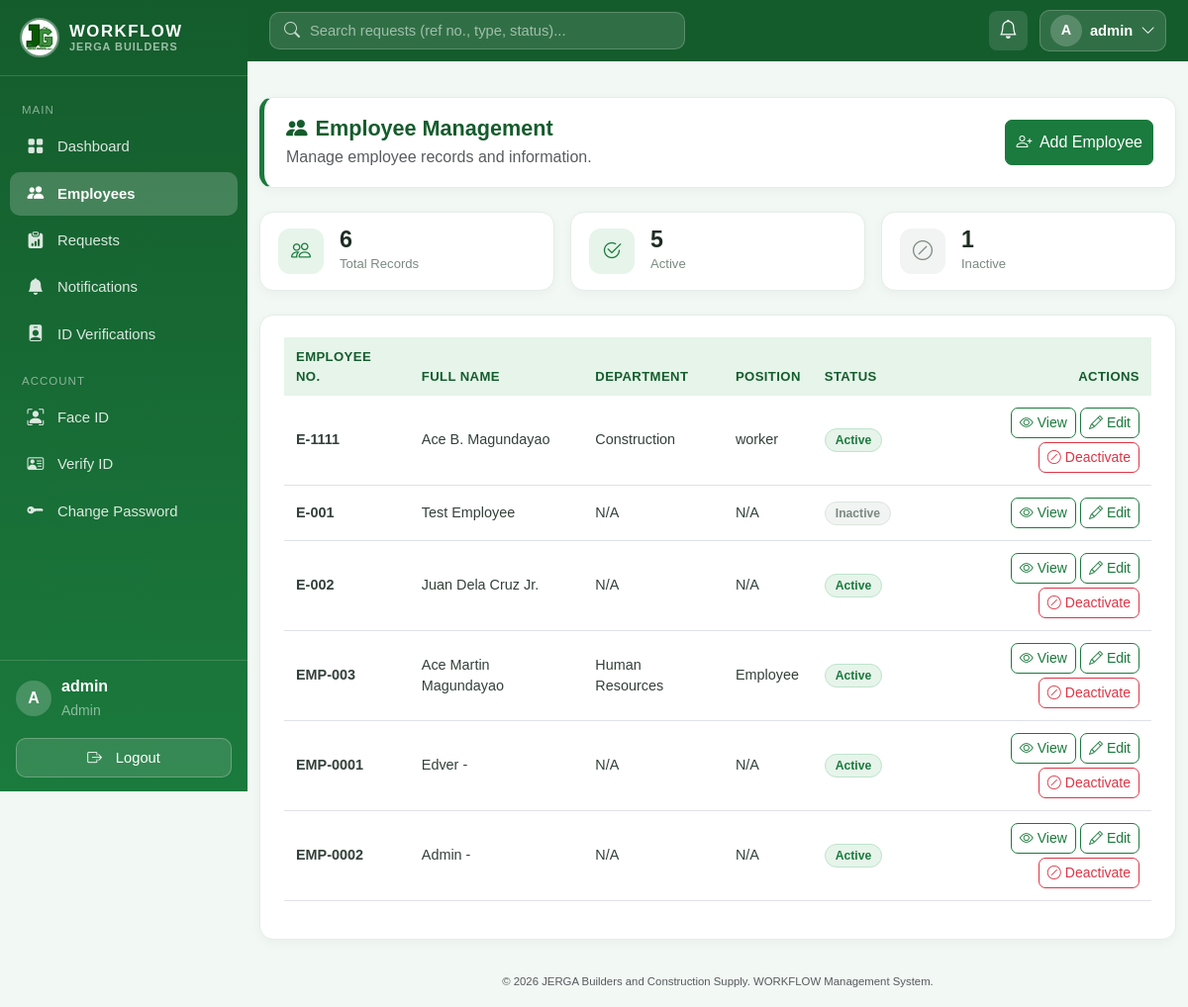
The page /employees/ (signed in) on the database its author committed.
### models/user.py (models this page shows, shortened)
class User(UserMixin, db.Model):
    __tablename__ = "users"
    id = db.Column(db.Integer, primary_key=True)
    username = db.Column(db.String(80), unique=True, nullable=False)
    email = db.Column(db.String(120), unique=True, nullable=False)
    password_hash = db.Column(db.String(255), nullable=False)
    role = db.Column(db.String(20), nullable=False, default="employee")  # "admin" | "hr" | "employee"
    is_active = db.Column(db.Boolean, default=True, nullable=False)
    created_at = db.Column(db.DateTime, default=db.func.now())
    employee_id = db.Column(db.Integer, db.ForeignKey("employees.id"), unique=True, nullable=True)
    employee = db.relationship("Employee", back_populates="user")
    submitted_requests = db.relationship(
        "EmployeeRequest", foreign_keys="EmployeeRequest.submitted_by_id", back_populates="submitted_by"
    )
    reviewed_requests = db.relationship(
        "EmployeeRequest", foreign_keys="EmployeeRequest.reviewed_by_id", back_populates="reviewed_by"
    )
    notifications = db.relationship(
        "Notification", back_populates="user", lazy=True, cascade="all, delete-orphan"
    )
    face_encoding = db.Column(db.Text, nullable=True)
    face_enrolled_at = db.Column(db.DateTime, nullable=True)
    face_photo = db.Column(db.String(255), nullable=True)
    reset_code = db.Column(db.String(6), nullable=True)
    reset_code_expires = db.Column(db.DateTime, nullable=True)
    id_document = db.Column(db.String(255), nullable=True)          # uploaded file name
    id_document_type = db.Column(db.String(50), nullable=True)
    id_verified = db.Column(db.Boolean, default=False, nullable=False)
    id_verified_by_id = db.Column(db.Integer, db.ForeignKey("users.id"), nullable=True)

### models/employee.py (models this page shows)
class Employee(db.Model):
    __tablename__ = "employees"
    id = db.Column(db.Integer, primary_key=True)
    employee_number = db.Column(db.String(50), unique=True, nullable=False)
    first_name = db.Column(db.String(100), nullable=False)
    middle_name = db.Column(db.String(100), nullable=True)
    last_name = db.Column(db.String(100), nullable=False)
    gender = db.Column(db.String(20), nullable=True)
    birth_date = db.Column(db.Date, nullable=True)
    address = db.Column(db.Text, nullable=True)
    contact_number = db.Column(db.String(30), nullable=True)
    email = db.Column(db.String(120), unique=True, nullable=True)
    department = db.Column(db.String(100), nullable=True)
    position = db.Column(db.String(100), nullable=True)
    employment_type = db.Column(db.String(50), nullable=True)
    date_hired = db.Column(db.Date, nullable=True)
    status = db.Column(db.String(20), default="Active", nullable=False)  # "Active" | "Inactive"
    created_at = db.Column(db.DateTime, default=db.func.now())
    updated_at = db.Column(db.DateTime, default=db.func.now(), onupdate=db.func.now())
    user = db.relationship("User", back_populates="employee", uselist=False)
    requests = db.relationship("EmployeeRequest", back_populates="employee")
    @property
    def full_name(self):
        return " ".join(part for part in [self.first_name, self.middle_name, self.last_name] if part)

### routes/employee.py (the view)
@employee_bp.route("/")
@admin_or_hr_required
def list_employees():
    employees = Employee.query.order_by(Employee.created_at.desc()).all()
    return render_template("employees/list.html", employees=employees)

### models/user.py (called while the page is built)
@login_manager.user_loader
def load_user(user_id):
    return db.session.get(User, int(user_id))

### routes/employee.py (called while the page is built)
def admin_or_hr_required(function):
    @wraps(function)
    @login_required
    def decorated_function(*args, **kwargs):
        if current_user.role not in ("admin", "hr"):
            abort(403)
        return function(*args, **kwargs)
    return decorated_function

### templates/employees/list.html (shortened to what this page needs)
{% extends "base.html" %}  {% block content %}
<div class="container-fluid py-3">
<div class="admin-page-header mb-4">
    <div
    class="d-flex justify-content-between align-items-center flex-wrap gap-2"
    >
    <div>
        <h2 class="admin-page-title mb-1">
        <i class="bi bi-people-fill me-2"></i>Employee Management
        </h2>
        <p class="text-muted mb-0">Manage employee records and information.</p>
      </div>
      <a href="{{ url_for('employees.add_employee') }}" class="btn btn-success">
        <i class="bi bi-person-plus me-1"></i> Add Employee
      </a>
    </div>
  </div>
  <div class="row g-3 mb-4">
    <div class="col-6 col-md-4">
      <div class="card admin-chip-card">
        <div class="card-body d-flex align-items-center gap-3">
          <div class="admin-chip-icon"><i class="bi bi-people"></i></div>
          <div>
            <div class="admin-chip-value">{{ employees|length }}</div>
            <div class="admin-chip-label">Total Records</div>
          </div>
        </div>
      </div>
    </div>
    <div class="col-6 col-md-4">
      <div class="card admin-chip-card">
        <div class="card-body d-flex align-items-center gap-3">
          <div class="admin-chip-icon admin-chip-green">
            <i class="bi bi-check2-circle"></i>
          </div>
          <div>
            <div class="admin-chip-value">
              {{ employees | selectattr("status", "equalto", "Active") | list |
              length }}
            </div>
            <div class="admin-chip-label">Active</div>
          </div>
        </div>
      </div>
    </div>
    <div class="col-6 col-md-4">
      <div class="card admin-chip-card">
        <div class="card-body d-flex align-items-center gap-3">
          <div class="admin-chip-icon admin-chip-muted">
            <i class="bi bi-slash-circle"></i>
          </div>
          <div>
            <div class="admin-chip-value">
              {{ employees | rejectattr("status", "equalto", "Active") | list |
              length }}
            </div>
            <div class="admin-chip-label">Inactive</div>
          </div>
        </div>
      </div>
    </div>
  </div>
  <div class="card panel-card">
    <div class="card-body">
      <div class="table-responsive">
        <table class="table table-hover align-middle recent-table">
          <thead>
            <tr>
              <th>Employee No.</th>
              <th>Full Name</th>
              <th>Department</th>
              <th>Position</th>
              <th>Status</th>
              <th class="text-end">Actions</th>
            </tr>
          </thead>
          <tbody>
            {% for employee in employees %}
            <tr>
              <td class="fw-semibold">{{ employee.employee_number }}</td>
              <td>{{ employee.full_name }}</td>
              <td>{{ employee.department or "N/A" }}</td>
              <td>{{ employee.position or "N/A" }}</td>
              <td>
                {% if employee.status == "Active" %}
                <span class="badge status-badge status-approved">Active</span>
                {% else %}
                <span class="badge status-badge status-muted">Inactive</span>
                {% endif %}
              </td>
              <td>
                <div class="d-flex gap-1 flex-wrap justify-content-end">
                  <a
                    href="{{ url_for('employees.view_employee', employee_id=employee.id) }}"
                    class="btn btn-sm btn-outline-success"
                  >
                    <i class="bi bi-eye me-1"></i>View
                  </a>
                  <a
                    href="{{ url_for('employees.edit_employee', employee_id=employee.id) }}"
                    class="btn btn-sm btn-outline-success"
                  >
                    <i class="bi bi-pencil me-1"></i>Edit
                  </a>
                  {% if employee.status == "Active" %}
                  <form
                    method="POST"
                    action="{{ url_for('employees.deactivate_employee', employee_id=employee.id) }}"
                    data-confirm="Are you sure you want to deactivate this employee?"
                  >
                    <button type="submit" class="btn btn-sm btn-outline-danger">
                      <i class="bi bi-slash-circle me-1"></i>Deactivate
                    </button>
                  </form>
                  {% endif %}
                </div>
              </td>
            </tr>
            {% else %}
            <tr>
              <td colspan="6" class="text-center text-muted py-4">
                No employee records found.
              </td>
            </tr>
            {% endfor %}
          </tbody>
        </table>
      </div>
    </div>
  </div>
</div>
{% endblock %}

### templates/base.html (shortened to what this page needs)
<!doctype html>
<html lang="en">
<head>
    <link
    rel="stylesheet"
    href="{{ url_for('static', filename='vendor/bootstrap.min.css') }}"
    />
    <link
    rel="stylesheet"
    href="{{ url_for('static', filename='vendor/bootstrap-icons.min.css') }}"
    />
    <link
    rel="stylesheet"
    href="{{ url_for('static', filename='css/style.css') }}"
    />
</head>
<body class="{% if current_user.is_authenticated %}with-sidebar{% endif %}">
    {% if current_user.is_authenticated %}
    <aside class="sidebar" id="sidebar">
    <div class="sidebar-brand">
        <img
        src="{{ url_for('static', filename='img/JERGA.jpg') }}"
        alt="JERGA WORKFLOW logo"
        class="sidebar-logo"
        width="40"
        height="40"
        />
        <div class="sidebar-brand-text">
        <span class="brand-name">WORKFLOW</span>
        <small>JERGA Builders</small>
        </div>
    </div>
    <nav class="sidebar-nav">
        <div class="sidebar-section">Main</div>
        <a
        href="{{ url_for('auth.dashboard') }}"
        class="sidebar-link {% if request.endpoint == 'auth.dashboard' %}active{% endif %}"
        >
        <i class="bi bi-grid-fill sb-icon"></i> Dashboard
        </a>
        {% if current_user.role in ["admin", "hr"] %}
        <a
        href="{{ url_for('employees.list_employees') }}"
        class="sidebar-link {% if request.endpoint and request.endpoint.startswith('employees') %}active{% endif %}"
        >
        <i class="bi bi-people-fill sb-icon"></i> Employees
        </a>
        {% endif %}
        <a
        href="{{ url_for('requests.list_requests') }}"
        class="sidebar-link {% if request.endpoint and request.endpoint.startswith('requests') %}active{% endif %}"
        >
        <i class="bi bi-clipboard-data-fill sb-icon"></i> Requests
        </a>
        <a
          href="{{ url_for('notifications.list_notifications') }}"
          class="sidebar-link {% if request.endpoint and request.endpoint.startswith('notifications') %}active{% endif %}"
        >
          <i class="bi bi-bell-fill sb-icon"></i> Notifications
        </a>
        {% if current_user.role == "admin" %}
        <a
          href="{{ url_for('biometrics.admin_verifications') }}"
          class="sidebar-link {% if request.endpoint == 'biometrics.admin_verifications' %}active{% endif %}"
        >
          <i class="bi bi-person-badge-fill sb-icon"></i> ID Verifications
        </a>
        {% endif %}
        <div class="sidebar-section">Account</div>
        <a
          href="{{ url_for('biometrics.enroll') }}"
          class="sidebar-link {% if request.endpoint == 'biometrics.enroll' %}active{% endif %}"
          title="Face ID settings"
        >
          <i class="bi bi-person-bounding-box sb-icon"></i> Face ID
        </a>
        <a
          href="{{ url_for('biometrics.verify_id') }}"
          class="sidebar-link {% if request.endpoint == 'biometrics.verify_id' %}active{% endif %}"
          title="Valid ID verification"
        >
          <i class="bi bi-person-vcard sb-icon"></i>
          {% if current_user.id_verified %} ID Verified {% elif
          current_user.id_document %} ID Pending {% else %} Verify ID {% endif
          %}
        </a>
        <a
          href="{{ url_for('account.change_password') }}"
          class="sidebar-link {% if request.endpoint == 'account.change_password' %}active{% endif %}"
          title="Change password"
        >
          <i class="bi bi-key-fill sb-icon"></i> Change Password
        </a>
      </nav>
      <div class="sidebar-footer">
        <div class="sidebar-user">
          <div class="avatar">{{ current_user.username|first|upper }}</div>
          <div class="sidebar-user-info">
            <div class="fw-semibold">{{ current_user.username }}</div>
            <small class="text-white-50">{{ current_user.role|title }}</small>
          </div>
        </div>
        <a
          href="{{ url_for('auth.logout') }}"
          class="sidebar-logout w-100 mt-3"
          type="button"
        >
          <i class="bi bi-box-arrow-right me-2"></i>Logout
        </a>
      </div>
    </aside>
    <header class="topbar">
      <form
        class="topbar-search"
        method="GET"
        action="{{ url_for('requests.list_requests') }}"
        role="search"
      >
        <i class="bi bi-search"></i>
        <input
          type="search"
          name="q"
          value="{{ request.args.get('q', '') }}"
          placeholder="Search requests (ref no., type, status)..."
          aria-label="Search requests"
        />
      </form>
      <div class="topbar-actions">
        <a
          href="{{ url_for('notifications.list_notifications') }}"
          class="topbar-bell"
          title="Notifications"
        >
          <i class="bi bi-bell"></i>
        </a>
        <div class="dropdown">
          <button
            class="topbar-profile"
            type="button"
            data-bs-toggle="dropdown"
            data-bs-display="static"
            aria-expanded="false"
          >
            <span class="avatar avatar-sm"
              >{{ current_user.username|first|upper }}</span
            >
            <span class="topbar-name d-none d-sm-inline"
              >{{ current_user.username }}</span
            >
            <i class="bi bi-chevron-down d-none d-sm-inline"></i>
          </button>
        </div>
      </div>
    </header>
    {% endif %}
    <main class="app-main">
       {% block content %}{% endblock %}
    </main>
    <footer class="text-center py-3 text-muted app-footer">
      <small>
        &copy; 2026 JERGA Builders and Construction Supply. WORKFLOW Management
        System.
      </small>
    </footer>
  </body>
</html>

### rows shown on the page
User: username|first "A", username "admin", role "Admin"
Employee: employee_number "E-1111", full_name "Ace B. Magundayao", department "Construction", position "worker", status "Active"
Employee: employee_number "E-001", full_name "Test Employee", department "N/A", position "N/A", status "Inactive"
Employee: employee_number "E-002", full_name "Juan Dela Cruz Jr.", department "N/A", position "N/A", status "Active"
Employee: employee_number "EMP-003", full_name "Ace Martin Magundayao", department "Human Resources", position "Employee", status "Active"
Employee: employee_number "EMP-0001", full_name "Edver -", department "N/A", position "N/A", status "Active"
Employee: employee_number "EMP-0002", full_name "Admin -", department "N/A", position "N/A", status "Active"

### other values the page prints
{{ employees|length }} "6"
